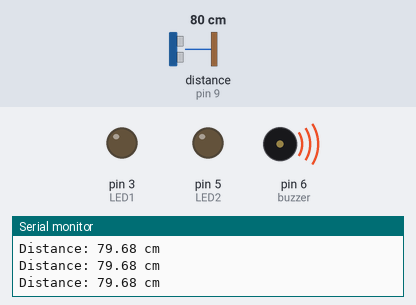
This sketch was run on a simulated Arduino Uno, built with avr-gcc and run on an emulated ATmega328P. Shown: output pins drawn as LEDs (lit = HIGH), buzzer (waves = sounding, pin HIGH), the last lines printed to the serial monitor. Wiring (inferred from the names in the program): ultrasonic range finder: trigger pin 7; echo pin 9. The test bench sets the inputs (shaded band); at power-on: distance to the obstacle (sensor on pin 9) 80 cm. The echo pulse lasts 58.3 µs per cm; pins used as bus, display or sensor lines are not drawn.

Above: at 1.2 s.
1.3 s: distance to the obstacle (sensor on pin 9) set to 35 cm
2.8 s: distance to the obstacle (sensor on pin 9) set to 28 cm
At 3.5 s:
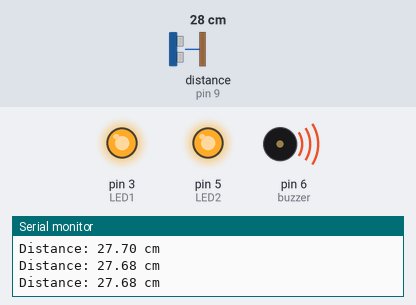
Timing chart, 0 to 5.8 s (numbered marks = the images above; inputs shaded):
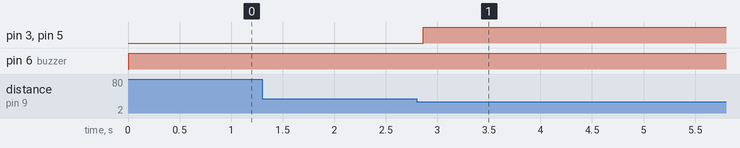

Measured:
- the behaviour switches between 31 and 30 cm on distance to the obstacle (sensor on pin 9) (found by bisection; images 0 and 1)
- after the input at 2.8 s, pin 3 (LED1), pin 5 (LED2): LOW → HIGH after 0.06 s

The sketch:

Ultrasonic_sensor.ino
```cpp
const int trigPin = 7;
const int echoPin =9;
const int LED1=3;
const int LED2=5;
const int buzzer=6;

void setup() {
  Serial.begin(9600);
  pinMode(trigPin, OUTPUT);
  pinMode(echoPin, INPUT);
   pinMode(LED1, OUTPUT);
   pinMode(LED2,OUTPUT);
   pinMode(buzzer,OUTPUT);
}

void loop() {
  long duration;
  float distance;

  digitalWrite(trigPin, LOW);
  delayMicroseconds(2);
  digitalWrite(trigPin, HIGH);
  delayMicroseconds(10);
  digitalWrite(trigPin, LOW);

  duration = pulseIn(echoPin, HIGH);
  distance = (duration * 0.0343 )/ 2;
  if(distance<30){
    digitalWrite(LED1,HIGH);
    digitalWrite(LED2,HIGH);
    delay(100);

  }
  else if(distance>30){
    digitalWrite(buzzer,HIGH);
    delay(100);
  }
  else{
    digitalWrite(LED1,LOW);
    digitalWrite(LED2,LOW);
    digitalWrite(buzzer,LOW);
  }

  Serial.print("Distance: ");
  Serial.print(distance);
  Serial.println(" cm");

  delay(100);
}
```
